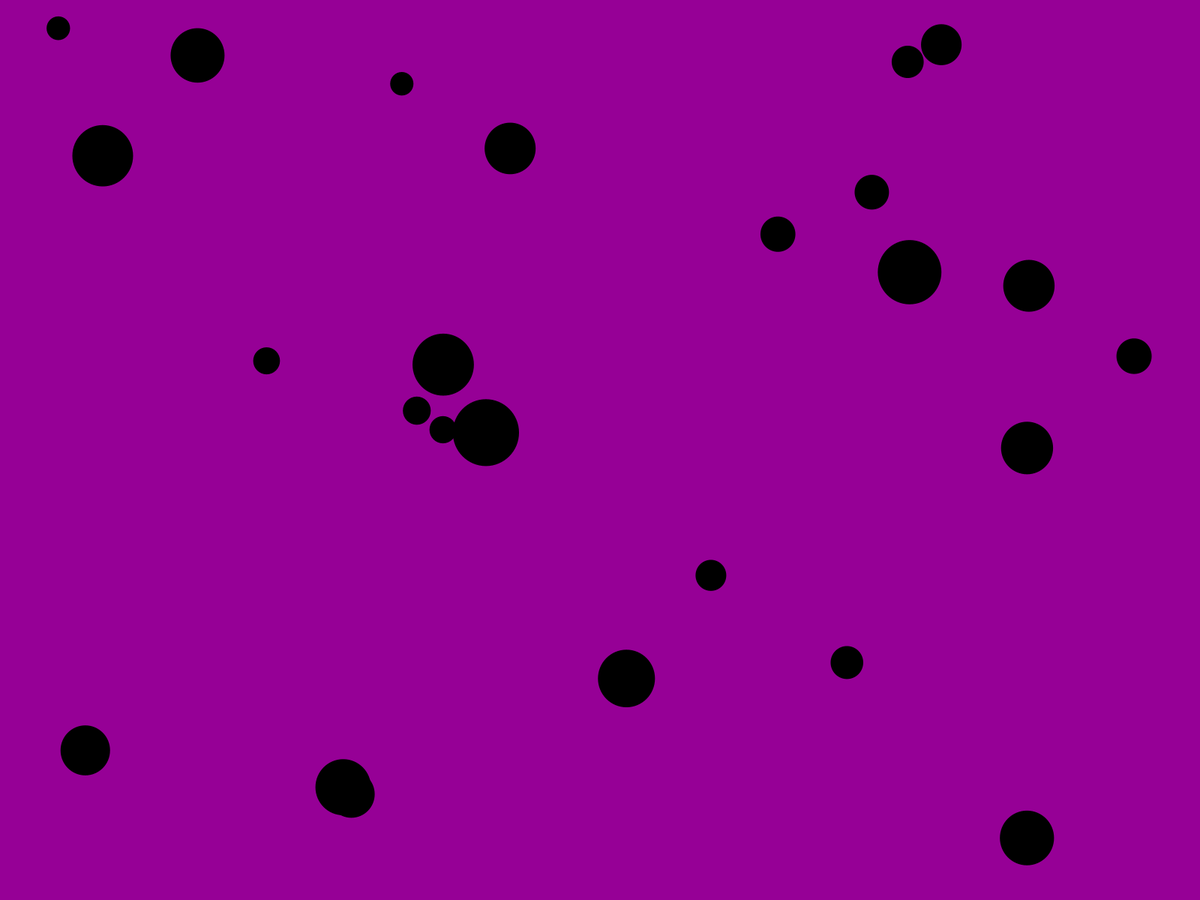
Frame 1 (no input)
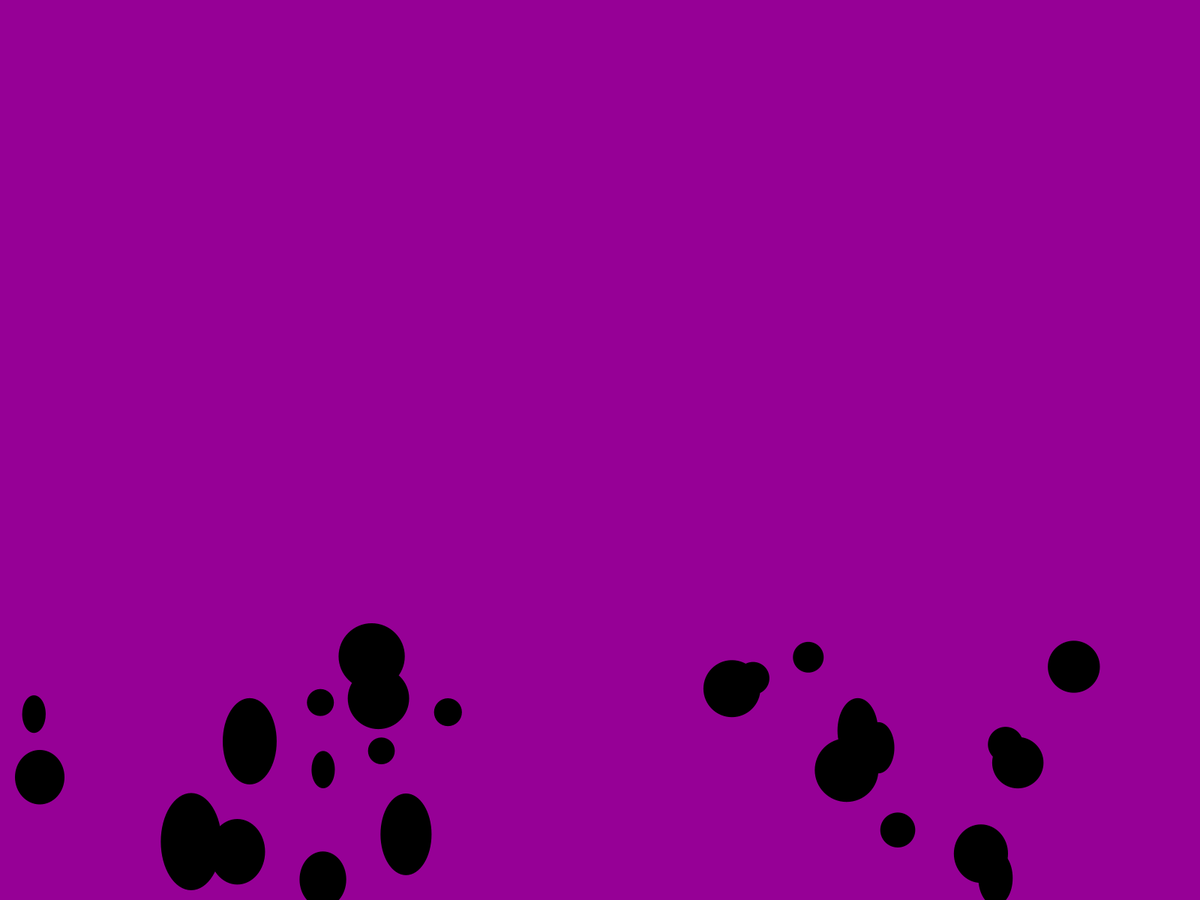
Frame 60 (the mouse pressed at the canvas centre just before this capture)
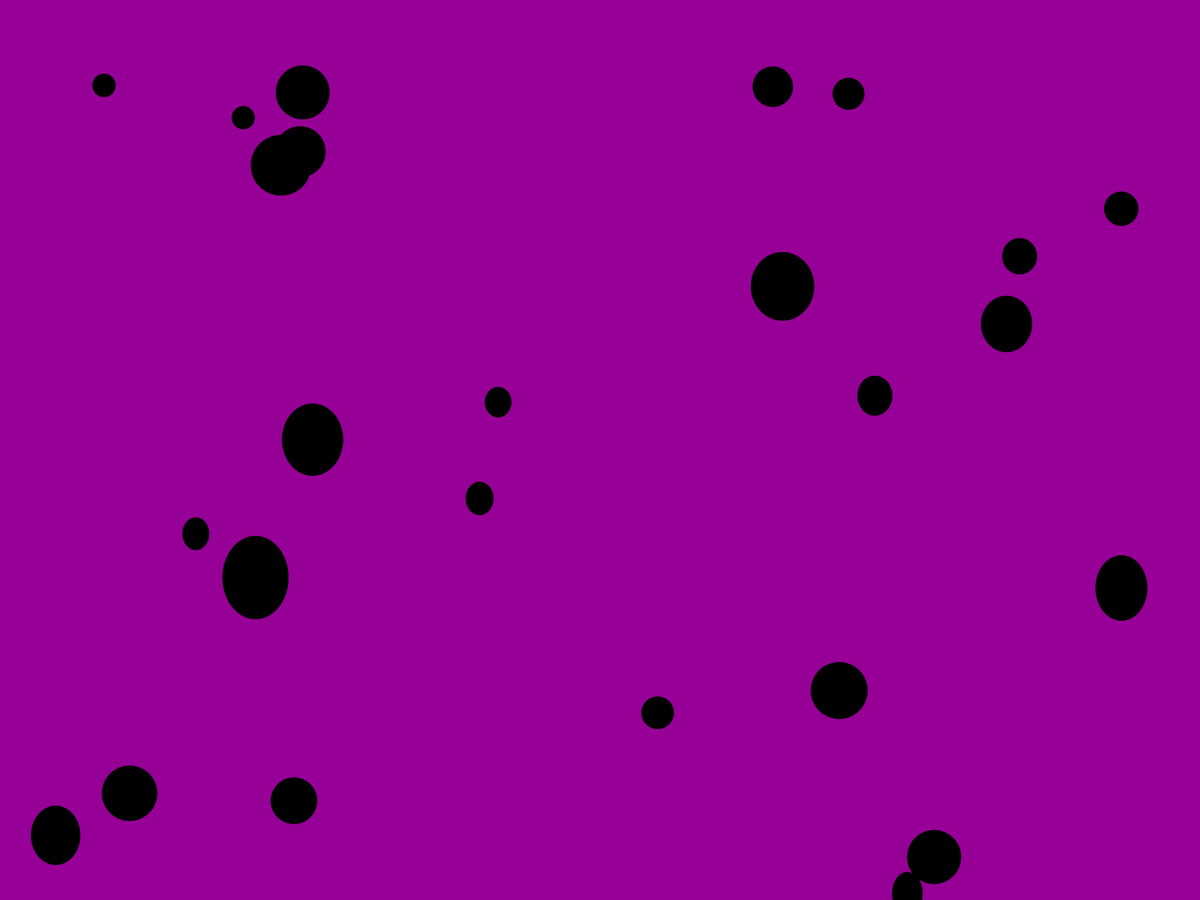
Frame 120 (the mouse held since frame 60 and released just before this capture)

The Processing sketch that drew these frames (run headless with seeded random() and noise(); from frame 60 on, the mouse is pressed at the canvas centre):

// Processing sketch: Bouncing_ball_concept
// ── Bouncing_ball_concept.pde
/*
Made by Purple Alpaca Coding
 02/08/18
 
 Bouncing Ball Example
 */

//Declare an array of balls
int numObjs = 25;
Ball[] balls = new Ball[numObjs];

void setup()
{
  //Create canvas
  //size(600, 600);
  fullScreen();

  //Set our ball array to be a 'new' instances of object ball
  for (int i = 0; i < numObjs; i++)
  {
    balls[i] = new Ball();
  }
}

void draw()
{
  background(150, 0, 150);
  for (int i = 0; i < numObjs; i++)
  {
    balls[i].edges();
    balls[i].update();
    balls[i].show();
  }
}

//This is our Ball object
class Ball
{
  //Vectors for position, velocity, and size
  PVector position;
  PVector velocity;
  PVector acceleration;
  PVector scale;
  float baseScale;

  //default constructor
  Ball()
  {
    position = new PVector(random(width), random(height));
    velocity = new PVector(random(-3, 3), 0);
    baseScale = random(30, 100);
    scale = new PVector(baseScale, baseScale);
    acceleration = new PVector(0, 0.5);
  }

  //How the ball looks
  void show()
  {
    noStroke();
    fill(0, 0, 0);
    ellipse(position.x, position.y, scale.x, scale.y);
  }

  //Update function
  void update()
  {
    velocity.add(acceleration);
    position.add(velocity);
    if(velocity.y > 0)
    {
      scale.y = map(velocity.y, 0, 10, baseScale, baseScale*1.2);
    } else
    {
      scale.y = baseScale;
    }
  }

  //What does the ball do when it encounters an edge
  void edges()
  {
    //Bounce off of top side
    if (position.y - (scale.y/2) < 0)
    {
      position.y = scale.y/2;
      velocity.y = -velocity.y;
    }
    //Bounce off of left side
    if (position.x - (scale.x/2) < 0)
    {
      position.x = scale.x/2;
      velocity.x = -velocity.x;
    }
    //Bounce off of right side
    if (position.x + (scale.x/2) > width)
    {
      position.x = width - scale.x/2;
      velocity.x = -velocity.x;
    }
    //Bounce off of bottom side
    if (position.y + (scale.y/2) > height)
    {
      position.y = height - scale.y/2;
      velocity.y = -velocity.y;
    }
  }
}
